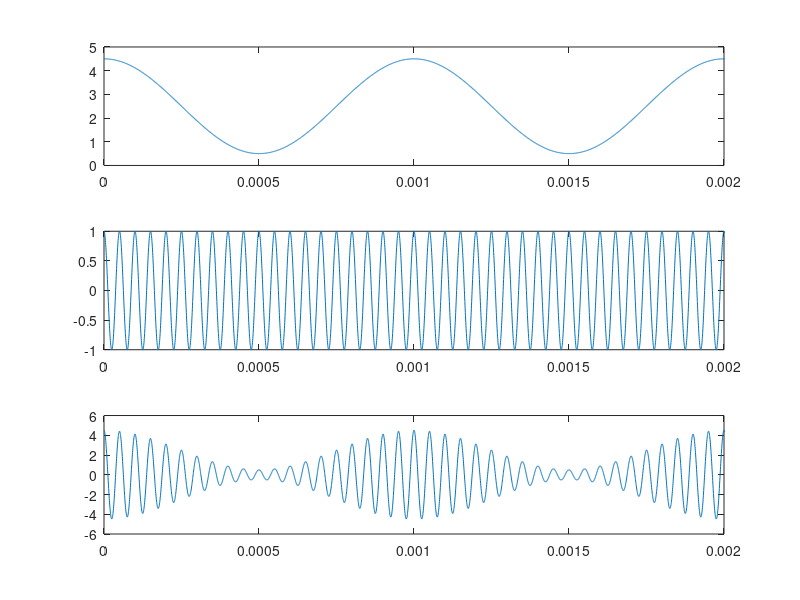
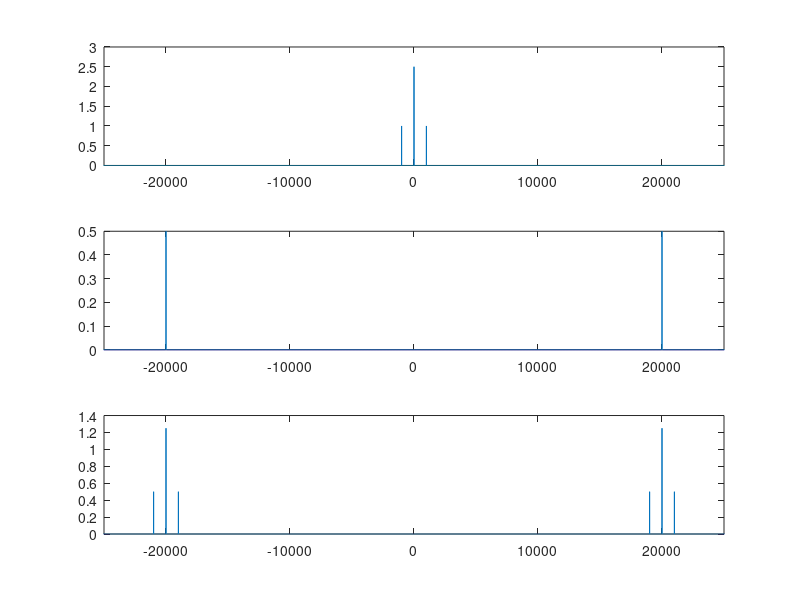
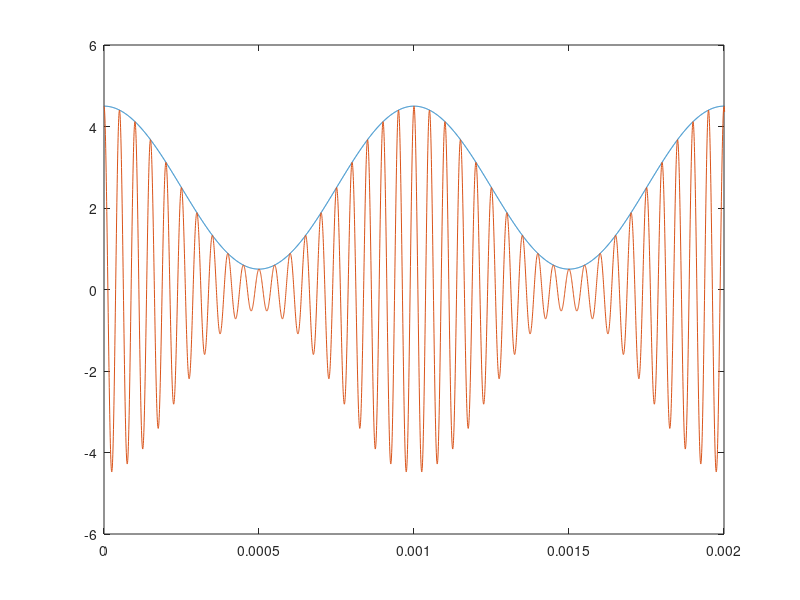

Source code (MATLAB) for these figures, in order:
clear all;
close all;
clc

f_info = 1e3;
fc = 20e3;
N = 100;
fs = N*fc;
ts = 1/fs;
Ai = 2;
Ao = 2.5;
Ac = 1;
indice_mod = Ai/Ao
t_final = 0.5;
t = [0:ts:t_final];
info =Ao+(Ai*cos(2*pi*f_info*t));
c = Ac*cos(2*pi*fc*t);
sinal_modulado = info.*c;
f = [-fs/2:2:fs/2];
INFO = fft(info);
INFO = fftshift(INFO);
C = fft(c);
C = fftshift(C);
S = fft(sinal_modulado);
S = fftshift(S);

figure(1)
subplot(311)
plot(t,info)
xlim([0 2/f_info])
subplot(312)
plot(t,c)
xlim([0 2/f_info])
subplot(313)
plot(t,sinal_modulado)
xlim([0 2/f_info])

figure(2)
subplot(311)
plot(f,abs(INFO)/length(c))
xlim([-25e3 25e3])
subplot(312)
plot(f,abs(C)/length(c))
xlim([-25e3 25e3])
subplot(313)
plot(f,abs(S)/length(c))
xlim([-25e3 25e3])

figure(3)
plot(t,info)
xlim([0 2/f_info])
hold on
plot(t,sinal_modulado)
xlim([0 2/f_info])
T = length(info);
P_tx = (1/T)*sum(sinal_modulado.^2)
P_c_tx = 0.5*(Ao*Ac)^2
P_bli = (1/8)*(indice_mod^2)*(Ao*Ac)^2
P_bls = (1/8)*(indice_mod^2)*(Ao*Ac)^2
Percentual_P_portadora = (P_c_tx/P_tx)*100
Percentual_P_nas_BLs = ((P_bli+P_bls)/P_tx)*100